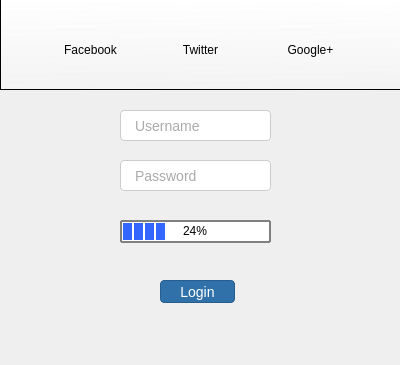
<?xml version="1.0" encoding="UTF-8"?>
<ui version="4.0">
 <class>Dialog</class>
 <widget class="QDialog" name="Dialog">
  <property name="geometry">
   <rect>
    <x>0</x>
    <y>0</y>
    <width>400</width>
    <height>365</height>
   </rect>
  </property>
  <property name="sizePolicy">
   <sizepolicy hsizetype="Preferred" vsizetype="Preferred">
    <horstretch>0</horstretch>
    <verstretch>0</verstretch>
   </sizepolicy>
  </property>
  <property name="minimumSize">
   <size>
    <width>400</width>
    <height>365</height>
   </size>
  </property>
  <property name="maximumSize">
   <size>
    <width>400</width>
    <height>365</height>
   </size>
  </property>
  <property name="windowTitle">
   <string>Login</string>
  </property>
  <property name="windowIcon">
   <iconset resource="icons/icons.qrc">
    <normaloff>:/login-icon.png</normaloff>:/login-icon.png</iconset>
  </property>
  <property name="styleSheet">
   <string notr="true">QLineEdit {
padding: 6px 12px;
font-size: 14px;
color: #555;
background-color:#fff;
border: 1px solid #ccc;
border-radius: 4px;
}

QLineEdit:focus {
border-color: #66afe9;
outline: 0;
}
</string>
  </property>
  <property name="sizeGripEnabled">
   <bool>false</bool>
  </property>
  <widget class="QFrame" name="frame">
   <property name="geometry">
    <rect>
     <x>0</x>
     <y>-1</y>
     <width>401</width>
     <height>91</height>
    </rect>
   </property>
   <property name="styleSheet">
    <string notr="true">QFrame { 
background-color: qlineargradient(spread:pad, x1:0.988701, y1:0.994, x2:1, y2:0, stop:0 rgba(250, 250, 250, 90), stop:1 rgba(255, 255, 255, 255));
border-bottom: 1px solid darkgrey;
}

QToolButton {
background-color:transparent;
border:none;
}

QToolButton:checked,QToolButton:pressed {
background-color:rgb(193,210,238);
border:1px solid rgb(60,127,177);
}

QToolButton:hover {
background-color:rgb(224,232,246);
}</string>
   </property>
   <property name="frameShape">
    <enum>QFrame::StyledPanel</enum>
   </property>
   <property name="frameShadow">
    <enum>QFrame::Raised</enum>
   </property>
   <widget class="QToolButton" name="facebook">
    <property name="geometry">
     <rect>
      <x>60</x>
      <y>20</y>
      <width>61</width>
      <height>61</height>
     </rect>
    </property>
    <property name="text">
     <string>Facebook</string>
    </property>
    <property name="icon">
     <iconset resource="icons/icons.qrc">
      <normaloff>:/facebook-icon.png</normaloff>:/facebook-icon.png</iconset>
    </property>
    <property name="iconSize">
     <size>
      <width>32</width>
      <height>32</height>
     </size>
    </property>
    <property name="checkable">
     <bool>true</bool>
    </property>
    <property name="autoExclusive">
     <bool>true</bool>
    </property>
    <property name="toolButtonStyle">
     <enum>Qt::ToolButtonTextUnderIcon</enum>
    </property>
   </widget>
   <widget class="QToolButton" name="twitter">
    <property name="geometry">
     <rect>
      <x>170</x>
      <y>20</y>
      <width>61</width>
      <height>61</height>
     </rect>
    </property>
    <property name="text">
     <string>Twitter</string>
    </property>
    <property name="icon">
     <iconset resource="icons/icons.qrc">
      <normaloff>:/twitter-icon.png</normaloff>:/twitter-icon.png</iconset>
    </property>
    <property name="iconSize">
     <size>
      <width>32</width>
      <height>32</height>
     </size>
    </property>
    <property name="checkable">
     <bool>true</bool>
    </property>
    <property name="autoExclusive">
     <bool>true</bool>
    </property>
    <property name="toolButtonStyle">
     <enum>Qt::ToolButtonTextUnderIcon</enum>
    </property>
   </widget>
   <widget class="QToolButton" name="google">
    <property name="geometry">
     <rect>
      <x>280</x>
      <y>20</y>
      <width>61</width>
      <height>61</height>
     </rect>
    </property>
    <property name="text">
     <string>Google+</string>
    </property>
    <property name="icon">
     <iconset resource="icons/icons.qrc">
      <normaloff>:/google-icon.png</normaloff>:/google-icon.png</iconset>
    </property>
    <property name="iconSize">
     <size>
      <width>32</width>
      <height>32</height>
     </size>
    </property>
    <property name="checkable">
     <bool>true</bool>
    </property>
    <property name="autoExclusive">
     <bool>true</bool>
    </property>
    <property name="toolButtonStyle">
     <enum>Qt::ToolButtonTextUnderIcon</enum>
    </property>
   </widget>
  </widget>
  <widget class="QLineEdit" name="username">
   <property name="geometry">
    <rect>
     <x>120</x>
     <y>110</y>
     <width>151</width>
     <height>31</height>
    </rect>
   </property>
   <property name="placeholderText">
    <string>Username</string>
   </property>
  </widget>
  <widget class="QLineEdit" name="password">
   <property name="geometry">
    <rect>
     <x>120</x>
     <y>160</y>
     <width>151</width>
     <height>31</height>
    </rect>
   </property>
   <property name="echoMode">
    <enum>QLineEdit::Password</enum>
   </property>
   <property name="placeholderText">
    <string>Password</string>
   </property>
  </widget>
  <widget class="QProgressBar" name="progress">
   <property name="geometry">
    <rect>
     <x>120</x>
     <y>220</y>
     <width>151</width>
     <height>23</height>
    </rect>
   </property>
   <property name="styleSheet">
    <string notr="true">QProgressBar {
border: 2px solid grey;
border-radius: 1px;
text-align:center;
}

QProgressBar::chunk {
background-color: #36f;
width:9px;
margin:1px;
}</string>
   </property>
   <property name="value">
    <number>24</number>
   </property>
   <property name="alignment">
    <set>Qt::AlignCenter</set>
   </property>
  </widget>
  <widget class="QPushButton" name="login">
   <property name="geometry">
    <rect>
     <x>160</x>
     <y>280</y>
     <width>75</width>
     <height>23</height>
    </rect>
   </property>
   <property name="styleSheet">
    <string notr="true">QPushButton {
font-size:14px;
border:1px solid transparent;
border-radius: 4px;
color:#fff;
background-color: #428bca;
border-color: #357ebd;
}

QPushButton {
color:#fff;
background-color: #3071a9;
border-color: #285e8e;
}

</string>
   </property>
   <property name="text">
    <string>Login</string>
   </property>
  </widget>
 </widget>
 <resources>
  <include location="icons/icons.qrc"/>
 </resources>
 <connections/>
</ui>
